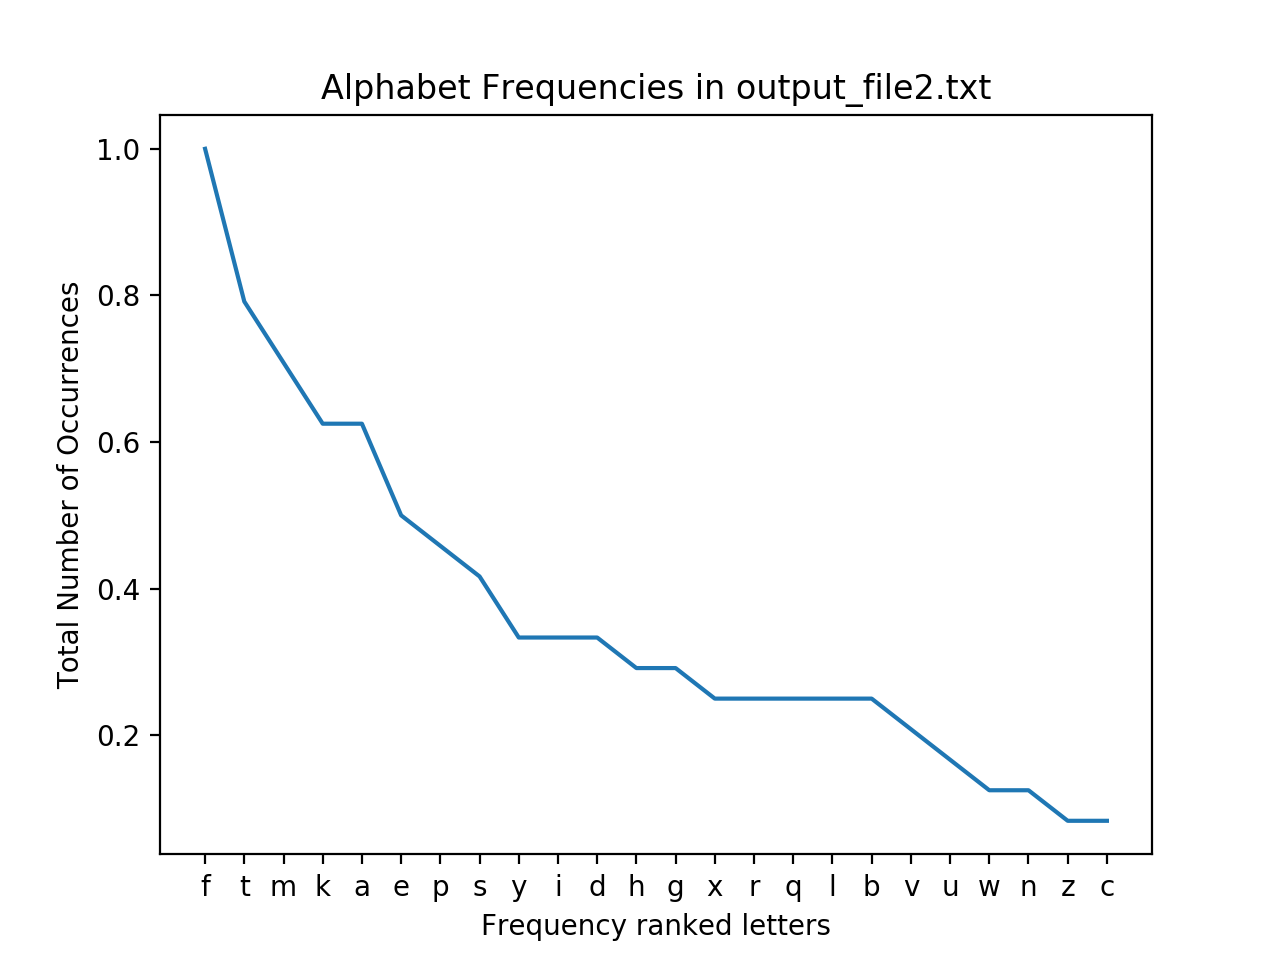

The Python source for this figure:
import re
from collections import defaultdict
import matplotlib.pyplot as plt
import string
import itertools

def chunker(seq, size):
    it = iter(seq)
    while True:
       chunk = tuple(itertools.islice(it, size))
       if not chunk:
           return
       yield chunk



def prepare_input(dirty):
    """
    Prepare the plaintext by up-casing it
    and separating repeated letters with X's
    """
    
    dirty = ''.join([c.upper() for c in dirty if c in string.ascii_letters])
    clean = ""
    
    if len(dirty) < 2:
        return dirty

    for i in range(len(dirty)-1):
        clean += dirty[i]
        
        if dirty[i] == dirty[i+1]:
            clean += 'X'
    
    clean += dirty[-1]

    if len(clean) & 1:
        clean += 'X'

    return clean

def generate_table(key):

    # I and J are used interchangeably to allow
    # us to use a 5x5 table (25 letters)
    alphabet = "ABCDEFGHIKLMNOPQRSTUVWXYZ"
    # we're using a list instead of a '2d' array because it makes the math 
    # for setting up the table and doing the actual encoding/decoding simpler
    table = []

    # copy key chars into the table if they are in `alphabet` ignoring duplicates
    for char in key.upper():
        if char not in table and char in alphabet:
            table.append(char)

    # fill the rest of the table in with the remaining alphabet chars
    for char in alphabet:
        if char not in table:
            table.append(char)

    return table

def encode(plaintext, key):
    table = generate_table(key)
    plaintext = prepare_input(plaintext)
    ciphertext = ""

    # https://en.wikipedia.org/wiki/Playfair_cipher#Description
    for char1, char2 in chunker(plaintext, 2):
        row1, col1 = divmod(table.index(char1), 5)
        row2, col2 = divmod(table.index(char2), 5)

        if row1 == row2:
            ciphertext += table[row1*5+(col1+1)%5]
            ciphertext += table[row2*5+(col2+1)%5]
        elif col1 == col2:
            ciphertext += table[((row1+1)%5)*5+col1]
            ciphertext += table[((row2+1)%5)*5+col2]
        else: # rectangle
            ciphertext += table[row1*5+col2]
            ciphertext += table[row2*5+col1]

    return ciphertext


def decode(ciphertext, key):
    table = generate_table(key)
    plaintext = ""

    # https://en.wikipedia.org/wiki/Playfair_cipher#Description
    for char1, char2 in chunker(ciphertext, 2):
        row1, col1 = divmod(table.index(char1), 5)
        row2, col2 = divmod(table.index(char2), 5)

        if row1 == row2:
            plaintext += table[row1*5+(col1-1)%5]
            plaintext += table[row2*5+(col2-1)%5]
        elif col1 == col2:
            plaintext += table[((row1-1)%5)*5+col1]
            plaintext += table[((row2-1)%5)*5+col2]
        else: # rectangle
            plaintext += table[row1*5+col2]
            plaintext += table[row2*5+col1]

    return plaintext

def countletters(file):
    results = defaultdict(int)
    for line in file:
        for char in line:
            c = char.lower()
            if c!=' ': results[c] += 1
    return results


data = open("input_file.txt", "r")
text = data.readline().rstrip('\n')
#text = "My name is j"
key = 'assignment playfair'
cipher_text = encode(text, key)
ex= open("output_file2.txt","w")
ex.write(cipher_text)
ex.close()
print("Simple Text : ", decode(cipher_text, key))
print("Cipher Text : ",cipher_text)

#####

filename = "output_file2.txt"
file = open(filename, encoding="utf8")
d=countletters(file)
key_max = max(d.keys(), key=(lambda k: d[k]))
d = {k: v / d[key_max] for k, v in d.items()}
plt.title("Alphabet Frequencies in " + filename)
plt.ylabel("Total Number of Occurrences")
plt.xlabel("Frequency ranked letters")
lists = sorted((value, key) for (key,value) in d.items())
lists =sorted(lists, reverse=True)
print(d)
y, x = zip(*lists) # unpack a list of pairs into two tuples

plt.plot(x, y)
plt.show()
